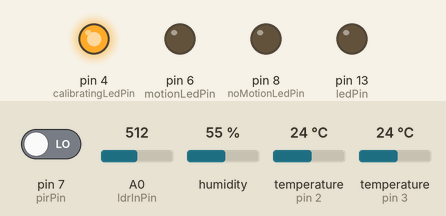
Bench run of a sketch on a simulated Arduino Uno, built with avr-gcc and run on an emulated ATmega328P. On the bench: output pins drawn as LEDs (lit = HIGH). The test bench sets the inputs (shaded band); at power-on: pin 7 (pirPin) LOW, A0 (ldrInPin) = 512, humidity 55 %, temperature (sensors on pin 2, pin 3) 24 °C. No radio packets arrive unless stated; what the sketch prints to the serial monitor is not drawn.

Above: at 0.1 s.
At 15.1 s:
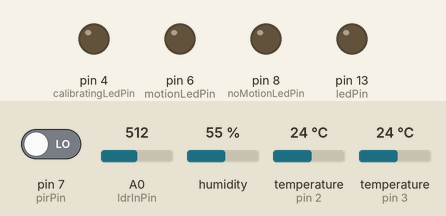
At 30.1 s:
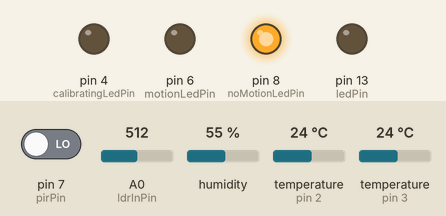
Timing chart, 0 to 31.6 s (numbered marks = the images above):
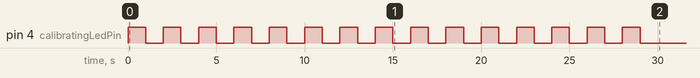

The sketch:

dht_ds_pir_nrf.ino
```cpp
#include <DHT.h>
#include <OneWire.h>
#include <DallasTemperature.h>
#include <SPI.h>
#include "nRF24L01.h"
#include "RF24.h"

//---------------------------------------

struct
{
  float humidity;
  float temperature;
  float dsTemperature;
} tempData;

//---------------------------------------

//Temperature/humidity variables
#define DHTPIN 3       // what pin we're connected to
#define ONE_WIRE_BUS 2 // Data wire is plugged into port 2 on the Arduino

// Setup a oneWire instance to communicate with any OneWire devices (not just Maxim/Dallas temperature ICs)
OneWire oneWire(ONE_WIRE_BUS);

// Pass our oneWire reference to Dallas Temperature.
DallasTemperature sensors(&oneWire);

// Uncomment whatever type you're using
#define DHTTYPE DHT11     // DHT 11
//#define DHTTYPE DHT22   // DHT 22 (AM2302)
//#define DHTTYPE DHT21   // DHT 21 (AM2301)

// Connect pin 1 (on the left) of the sensor to +5V
// Connect pin 2 of the sensor to whatever your DHTPIN is
// Connect pin 4 (on the right) of the sensor to GROUND
// Connect a 10K resistor from pin 2 (data) to pin 1 (power) of the sensor

DHT dht(DHTPIN, DHTTYPE);

int temperatureCounter = 0;
#define TEMPERATURE_PERIOD 3000

//---------------------------------------

//PIR variables
int pirPin = 7;        //the digital pin connected to the PIR sensor's output
int ledPin = 13;
int calibratingLedPin = 4;
int calibratingLedState = LOW;
int motionLedPin = 6;
int noMotionLedPin = 8;

//the time we give the sensor to calibrate (10-60 secs according to the datasheet)
int calibrationTime = 30;
//the time when the sensor outputs a low impulse
long unsigned int lowIn;

//the amount of milliseconds the sensor has to be low
//before we assume all motion has stopped
long unsigned int pause = 5000;
boolean lockLow = true;
boolean takeLowTime;

unsigned long int motionTimer = 0;

//---------------------------------------

//NRF variables
const uint64_t pipes[2] = { 0xF0F0F0F0E1LL, 0xF0F0F0F0D2LL };
char sendPayload[31];

RF24 radio(9, 10);

//---------------------------------------

//LDR pins

const int ldrInPin = A0;
int ldrValue = 0;

//---------------------------------------

void setupLDR()
{
}

void setupPIR()
{
    pinMode(pirPin, INPUT);
    pinMode(ledPin, OUTPUT);
    pinMode(calibratingLedPin, OUTPUT);
    pinMode(motionLedPin, OUTPUT);
    pinMode(noMotionLedPin, OUTPUT);
    digitalWrite(pirPin, LOW);

    //give the sensor some time to calibrate
    Serial.print("Calibrating PIR sensor ");

    for(int i = 0; i < calibrationTime; i++)
    {
        Serial.print(".");
        calibratingLedState = calibratingLedState == LOW ? HIGH : LOW;
        digitalWrite(calibratingLedPin, calibratingLedState);
        delay(1000);
    }

    Serial.println(" done");
    Serial.println("SENSOR ACTIVE");
    digitalWrite(calibratingLedPin, LOW);
    motionDetected(false);
    delay(50);
}

void setupTemperature()
{
    dht.begin();
    sensors.begin();
}

void setupRadio()
{
    //nRF24 configurations
    radio.begin();
    radio.setChannel(0x4c);
    radio.setAutoAck(1);
    radio.setRetries(15,15);
    radio.setDataRate(RF24_250KBPS);
    radio.setPayloadSize(32);
    radio.openReadingPipe(1,pipes[0]);
    radio.openWritingPipe(pipes[1]);
    radio.startListening();
    radio.printDetails(); //for Debugging
}

void setup()
{
    Serial.begin(9600);
    setupLDR();
    setupPIR();
    setupTemperature();
    setupRadio();
}

void motionDetected(boolean isDetected)
{
    digitalWrite(motionLedPin, isDetected ? HIGH : LOW);
    digitalWrite(noMotionLedPin, isDetected ? LOW : HIGH);
}

void readLightness()
{
    ldrValue = analogRead(ldrInPin);
    ldrValue = map(ldrValue, 0, 1023, 0, 255);
    Serial.print("l = ");
    Serial.println(ldrValue);
}

void readTemperature()
{
    // Reading temperature or humidity takes about 250 milliseconds!
    // Sensor readings may also be up to 2 seconds 'old' (its a very slow sensor)
    float humidity = dht.readHumidity();
    float temperature = dht.readTemperature();

    //DS sensor
    sensors.requestTemperatures(); // Send the command to get temperatures
    float dsTemperature = sensors.getTempCByIndex(0);

    tempData.humidity = humidity;
    tempData.temperature = temperature;
    tempData.dsTemperature = dsTemperature;

    Serial.print("h = ");
    Serial.println(tempData.humidity);
    Serial.print("t = ");
    Serial.println(tempData.temperature);
    Serial.print("ds = ");
    Serial.println(tempData.dsTemperature);
}

void detectMotion()
{
    if (digitalRead(pirPin) == HIGH)
    {
        digitalWrite(ledPin, HIGH);   //the led visualizes the sensors output pin state
        if (lockLow)
        {
            //makes sure we wait for a transition to LOW before any further output is made:
            lockLow = false;
            Serial.println("---");
            Serial.print("motion detected at ");
            Serial.print(millis()/1000);
            Serial.println(" sec");
            motionDetected(true);
            delay(50);
        }
        takeLowTime = true;
    }

    if (digitalRead(pirPin) == LOW)
    {
        digitalWrite(ledPin, LOW);  //the led visualizes the sensors output pin state

        if (takeLowTime)
        {
            lowIn = millis();          //save the time of the transition from high to LOW
            takeLowTime = false;       //make sure this is only done at the start of a LOW phase
        }

        //if the sensor is low for more than the given pause,
        //we assume that no more motion is going to happen
        if (!lockLow && millis() - lowIn > pause)
        {
            //makes sure this block of code is only executed again after
            //a new motion sequence has been detected
            lockLow = true;
            Serial.print("motion ended at ");      //output
            Serial.print((millis() - pause)/1000);
            Serial.println(" sec");
            motionDetected(false);
            delay(50);
        }
    }

    motionTimer = millis();
}

void sendData()
{
    memset(sendPayload, 0, sizeof(sendPayload));
    char humidityString[10];
    char temperatureString[10];
    char dsTemperatureString[10];
    char lightnessString[10];
    dtostrf(tempData.humidity, 2, 2, humidityString);
    dtostrf(tempData.temperature, 2, 2, temperatureString);
    dtostrf(tempData.dsTemperature, 2, 2, dsTemperatureString);
    dtostrf(ldrValue, 3, 0, lightnessString);

    strcat(sendPayload, humidityString);
    strcat(sendPayload, "|");
    strcat(sendPayload, temperatureString);
    strcat(sendPayload, "|");
    strcat(sendPayload, dsTemperatureString);
    strcat(sendPayload, "|");
    strcat(sendPayload, lightnessString);
    strcat(sendPayload, "X");

    //send a heartbeat
    radio.stopListening();
    bool ok = radio.write(&sendPayload, strlen(sendPayload));
    radio.startListening();

    Serial.print("Data to send: ");
    Serial.println(sendPayload);
}

void loop()
{
    detectMotion();
    if (motionTimer > TEMPERATURE_PERIOD)
    {
        readTemperature();
        readLightness();
        sendData();
        motionTimer = 0;
    }
}
```
